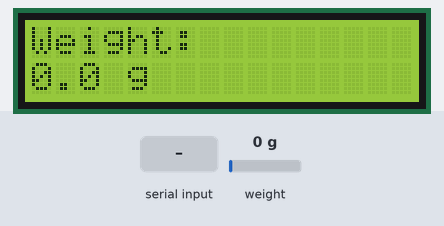
This sketch was run on a simulated ESP8266 (NodeMCU). Parts: 16×2 character LCD. Inputs (shaded band) come from the test bench; at power-on: weight on the scale 0 g. What the sketch prints to the serial monitor is not drawn.

Above: at 5.2 s.
5.3 s: "t" received over Serial
At 6.1 s:
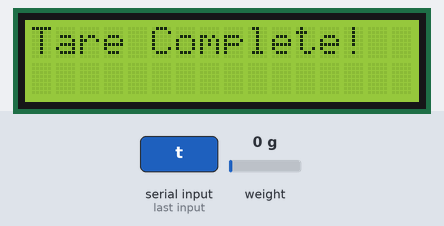
7.8 s: weight on the scale set to 100 g
At 8.2 s:
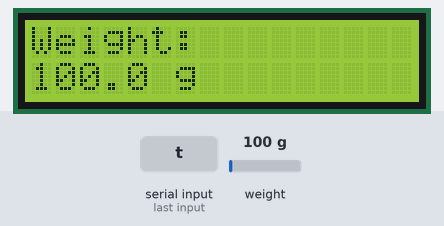
9.3 s: weight on the scale set to 1250 g
At 10.2 s:
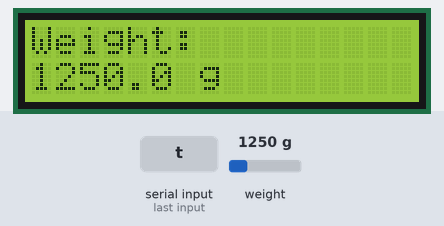
10.9 s: weight on the scale set to 2500 g
At 12.2 s:
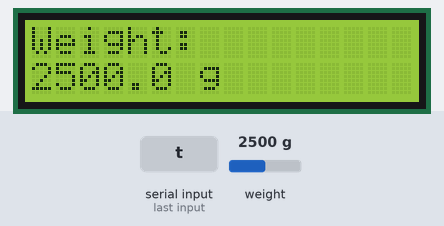
Timing chart, 0 to 13.9 s (numbered marks = the images above; inputs shaded):
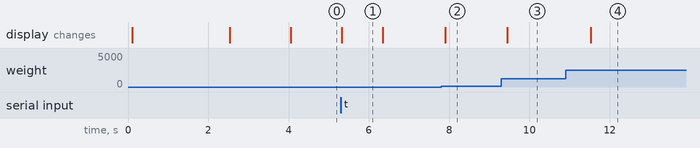

Measured:
- after the input at 5.3 s, the display: changes at once (image 1)
- after the input at 7.8 s, the display: changes after 0.10 s (image 2)
- after the input at 9.3 s, the display: changes after 0.15 s (image 3)
- after the input at 10.9 s, the display: changes after 0.63 s (image 4)
- what the display in image 1 shows lasts 1.0 s, from 5.3 s to 6.3 s

The sketch:

scale_lcd.ino
```cpp
/*
   HX711 Load Cell Example - With 16x2 I2C LCD
*/

#include <HX711_ADC.h>
#include <LiquidCrystal_I2C.h>
#if defined(ESP8266) || defined(ESP32) || defined(AVR)
#include <EEPROM.h>
#endif

// HX711 Pins
const int HX711_dout = 4;
const int HX711_sck = 5;

// HX711 object
HX711_ADC LoadCell(HX711_dout, HX711_sck);

// LCD object (address 0x27, 16 cols, 2 rows)
LiquidCrystal_I2C lcd(0x27, 16, 2);

// Calibration value
float calibrationValue = 2165.0;

unsigned long t = 0;

void setup() {
  Serial.begin(57600);
  delay(10);

  // Init LCD
  lcd.init();
  lcd.backlight();
  lcd.setCursor(0, 0);
  lcd.print("Load Cell Ready");
  lcd.setCursor(0, 1);
  lcd.print("Initializing...");

  Serial.println("Starting...");

  LoadCell.begin();

  unsigned long stabilizingtime = 2000;
  boolean _tare = true;

  LoadCell.start(stabilizingtime, _tare);

  if (LoadCell.getTareTimeoutFlag()) {
    Serial.println("Timeout, check wiring!");
    lcd.clear();
    lcd.setCursor(0, 0);
    lcd.print("Timeout!");
    lcd.setCursor(0, 1);
    lcd.print("Check wiring...");
    while (1);
  } else {
    LoadCell.setCalFactor(calibrationValue);
    Serial.println("Startup complete");
    lcd.clear();
    lcd.setCursor(0, 0);
    lcd.print("Scale Ready!");
    lcd.setCursor(0, 1);
    lcd.print("Send 't' to tare");
    delay(1500);
  }
}

void loop() {
  static boolean newDataReady = 0;
  const int serialPrintInterval = 500;

  // Update load cell
  if (LoadCell.update()) newDataReady = true;

  // Print data
  if (newDataReady) {
    if (millis() > t + serialPrintInterval) {
      float weight = LoadCell.getData();

      // Serial output
      Serial.print("Weight (g): ");
      Serial.println(weight);

      // LCD output
      lcd.clear();
      lcd.setCursor(0, 0);
      lcd.print("Weight:");
      lcd.setCursor(0, 1);
      lcd.print(weight, 1);  // 1 decimal place
      lcd.print(" g");

      newDataReady = 0;
      t = millis();
    }
  }

  // Manual tare via Serial
  if (Serial.available() > 0) {
    char inByte = Serial.read();
    if (inByte == 't') {
      LoadCell.tareNoDelay();
      Serial.println("Taring...");
      lcd.clear();
      lcd.setCursor(0, 0);
      lcd.print("Taring...");
    }
  }

  // Tare complete check
  if (LoadCell.getTareStatus() == true) {
    Serial.println("Tare complete");
    lcd.clear();
    lcd.setCursor(0, 0);
    lcd.print("Tare Complete!");
    delay(1000);
  }
}
```
